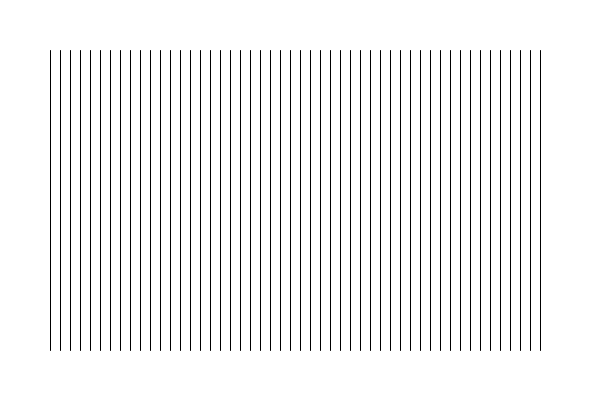
Frame 1 (no input)
Frame 60 (the mouse pressed at the canvas centre just before this capture): identical to frame 1, image omitted
Frame 120 (the mouse held since frame 60 and released just before this capture): identical to frame 1, image omitted

The Processing sketch that drew this single still picture (run headless with seeded random() and noise(); from frame 60 on, the mouse is pressed at the canvas centre):

// Processing sketch: processing_134115
// ── processing_134115.pde

// crashCourse processing by Corneel Cannaerts 2014
// loops 

// loops are blocks of code between {} that get repeated a number of times

void setup() {  
  size(600, 400);
}

void draw() {
  background(255);

  //for loop can be read as:
  //make a variable i and asign it value 0 (init)
  //we keep repeating the loop as long as i is smaller than 50 (test)
  //every time we repeat we add one to i (update)

  for (int i=0; i<50; i++) {
    //i can be used inside the loop
    float  x = 50 + i*10;
    line(x, 50, x, 350);
  }
  
  /*
  //a while loop repeats as long as a certain condition is true
  int j =0;
  while (j <50) {
    float  x = 50 + j*10;
    line(x, 50, x, 350);
    j++;
  }
  */
}
